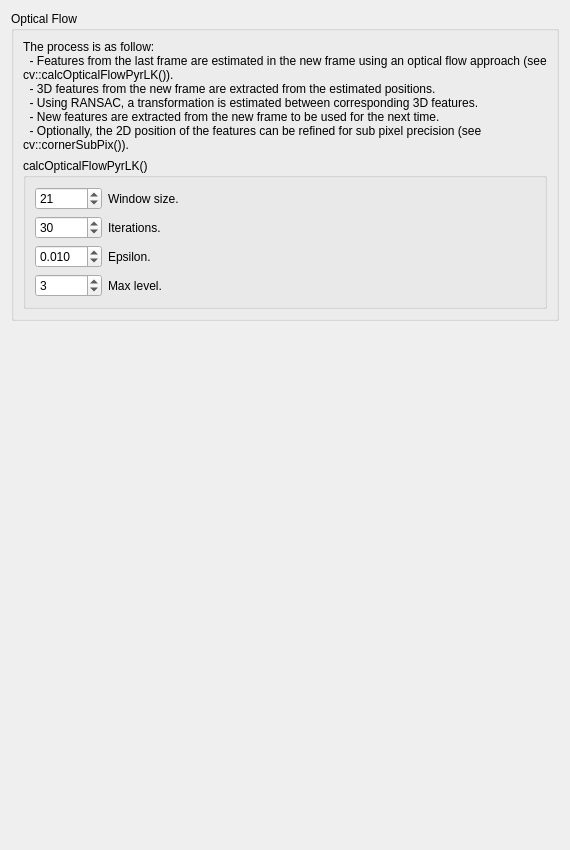
               <widget class="QWidget" name="page_28">
                <layout class="QVBoxLayout" name="verticalLayout_55">
                 <item>
                  <widget class="QGroupBox" name="groupBox_odometryFlow2">
                   <property name="title">
                    <string>Optical Flow</string>
                   </property>
                   <layout class="QVBoxLayout" name="verticalLayout_53">
                    <item>
                     <widget class="QLabel" name="label_199">
                      <property name="text">
                       <string>The process is as follow:
  - Features from the last frame are estimated in the new frame using an optical flow approach (see cv::calcOpticalFlowPyrLK()).
  - 3D features from the new frame are extracted from the estimated positions.
  - Using RANSAC, a transformation is estimated between corresponding 3D features.
  - New features are extracted from the new frame to be used for the next time.
  - Optionally, the 2D position of the features can be refined for sub pixel precision (see cv::cornerSubPix()). </string>
                      </property>
                      <property name="wordWrap">
                       <bool>true</bool>
                      </property>
                     </widget>
                    </item>
                    <item>
                     <widget class="QGroupBox" name="groupBox_4">
                      <property name="title">
                       <string>calcOpticalFlowPyrLK()</string>
                      </property>
                      <layout class="QGridLayout" name="gridLayout_30" columnstretch="0,1">
                       <item row="0" column="0">
                        <widget class="QSpinBox" name="odom_flow_winSize">
                         <property name="minimum">
                          <number>1</number>
                         </property>
                         <property name="maximum">
                          <number>999999</number>
                         </property>
                         <property name="singleStep">
                          <number>1</number>
                         </property>
                         <property name="value">
                          <number>21</number>
                         </property>
                        </widget>
                       </item>
                       <item row="0" column="1">
                        <widget class="QLabel" name="label_192">
                         <property name="text">
                          <string>Window size.</string>
                         </property>
                         <property name="wordWrap">
                          <bool>true</bool>
                         </property>
                        </widget>
                       </item>
                       <item row="1" column="0">
                        <widget class="QSpinBox" name="odom_flow_iterations">
                         <property name="minimum">
                          <number>1</number>
                         </property>
                         <property name="maximum">
                          <number>999999</number>
                         </property>
                         <property name="singleStep">
                          <number>1</number>
                         </property>
                         <property name="value">
                          <number>30</number>
                         </property>
                        </widget>
                       </item>
                       <item row="1" column="1">
                        <widget class="QLabel" name="label_193">
                         <property name="text">
                          <string>Iterations.</string>
                         </property>
                         <property name="wordWrap">
                          <bool>true</bool>
                         </property>
                        </widget>
                       </item>
                       <item row="2" column="1">
                        <widget class="QLabel" name="label_194">
                         <property name="text">
                          <string>Epsilon.</string>
                         </property>
                         <property name="wordWrap">
                          <bool>true</bool>
                         </property>
                        </widget>
                       </item>
                       <item row="3" column="0">
                        <widget class="QSpinBox" name="odom_flow_maxLevel">
                         <property name="minimum">
                          <number>0</number>
                         </property>
                         <property name="maximum">
                          <number>999999</number>
                         </property>
                         <property name="singleStep">
                          <number>1</number>
                         </property>
                         <property name="value">
                          <number>3</number>
                         </property>
                        </widget>
                       </item>
                       <item row="3" column="1">
                        <widget class="QLabel" name="label_195">
                         <property name="text">
                          <string>Max level.</string>
                         </property>
                         <property name="wordWrap">
                          <bool>true</bool>
                         </property>
                        </widget>
                       </item>
                       <item row="2" column="0">
                        <widget class="QDoubleSpinBox" name="odom_flow_eps">
                         <property name="decimals">
                          <number>3</number>
                         </property>
                         <property name="minimum">
                          <double>0.001000000000000</double>
                         </property>
                         <property name="maximum">
                          <double>1.000000000000000</double>
                         </property>
                         <property name="singleStep">
                          <double>0.010000000000000</double>
                         </property>
                         <property name="value">
                          <double>0.010000000000000</double>
                         </property>
                        </widget>
                       </item>
                      </layout>
                     </widget>
                    </item>
                   </layout>
                  </widget>
                 </item>
                 <item>
                  <spacer name="verticalSpacer_28">
                   <property name="orientation">
                    <enum>Qt::Vertical</enum>
                   </property>
                   <property name="sizeHint" stdset="0">
                    <size>
                     <width>20</width>
                     <height>518</height>
                    </size>
                   </property>
                  </spacer>
                 </item>
                </layout>
               </widget>
